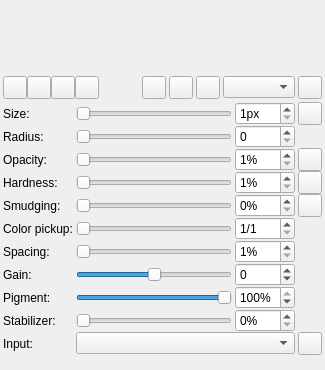
<?xml version="1.0" encoding="UTF-8"?>
<ui version="4.0">
 <class>BrushDock</class>
 <widget class="QWidget" name="BrushDock">
  <property name="geometry">
   <rect>
    <x>0</x>
    <y>0</y>
    <width>325</width>
    <height>370</height>
   </rect>
  </property>
  <layout class="QVBoxLayout">
   <property name="spacing">
    <number>3</number>
   </property>
   <property name="leftMargin">
    <number>3</number>
   </property>
   <property name="topMargin">
    <number>3</number>
   </property>
   <property name="rightMargin">
    <number>3</number>
   </property>
   <property name="bottomMargin">
    <number>3</number>
   </property>
   <item>
    <widget class="widgets::BrushPreview" name="preview">
     <property name="sizePolicy">
      <sizepolicy hsizetype="Expanding" vsizetype="Fixed">
       <horstretch>0</horstretch>
       <verstretch>0</verstretch>
      </sizepolicy>
     </property>
     <property name="minimumSize">
      <size>
       <width>0</width>
       <height>70</height>
      </size>
     </property>
     <property name="maximumSize">
      <size>
       <width>16777215</width>
       <height>128</height>
      </size>
     </property>
    </widget>
   </item>
   <item>
    <layout class="QHBoxLayout">
     <item>
      <widget class="QWidget" name="brushTypeContainer" native="true">
       <layout class="QHBoxLayout">
        <property name="spacing">
         <number>0</number>
        </property>
        <property name="leftMargin">
         <number>0</number>
        </property>
        <property name="topMargin">
         <number>0</number>
        </property>
        <property name="rightMargin">
         <number>0</number>
        </property>
        <property name="bottomMargin">
         <number>0</number>
        </property>
        <item>
         <widget class="widgets::GroupedToolButton" name="hardedgeMode">
          <property name="toolTip">
           <string>Pixel brush</string>
          </property>
          <property name="icon">
           <iconset theme="drawpile_pixelround">
            <normaloff>theme:drawpile_pixelround.svg</normaloff>theme:drawpile_pixelround.svg</iconset>
          </property>
          <property name="checkable">
           <bool>true</bool>
          </property>
          <property name="autoExclusive">
           <bool>true</bool>
          </property>
          <property name="groupPosition">
           <enum>widgets::GroupedToolButton::GroupLeft</enum>
          </property>
         </widget>
        </item>
        <item>
         <widget class="widgets::GroupedToolButton" name="squareMode">
          <property name="toolTip">
           <string>Square pixel brush</string>
          </property>
          <property name="icon">
           <iconset theme="drawpile_square">
            <normaloff>theme:drawpile_square.svg</normaloff>theme:drawpile_square.svg</iconset>
          </property>
          <property name="checkable">
           <bool>true</bool>
          </property>
          <property name="autoExclusive">
           <bool>true</bool>
          </property>
          <property name="groupPosition">
           <enum>widgets::GroupedToolButton::GroupCenter</enum>
          </property>
         </widget>
        </item>
        <item>
         <widget class="widgets::GroupedToolButton" name="softedgeMode">
          <property name="toolTip">
           <string>Brush</string>
          </property>
          <property name="icon">
           <iconset theme="drawpile_round">
            <normaloff>theme:drawpile_round.svg</normaloff>theme:drawpile_round.svg</iconset>
          </property>
          <property name="checkable">
           <bool>true</bool>
          </property>
          <property name="autoExclusive">
           <bool>true</bool>
          </property>
          <property name="groupPosition">
           <enum>widgets::GroupedToolButton::GroupCenter</enum>
          </property>
         </widget>
        </item>
        <item>
         <widget class="widgets::GroupedToolButton" name="mypaintMode">
          <property name="toolTip">
           <string>MyPaint Brush</string>
          </property>
          <property name="icon">
           <iconset theme="draw-brush">
            <normaloff>theme:draw-brush.svg</normaloff>theme:draw-brush.svg</iconset>
          </property>
          <property name="checkable">
           <bool>true</bool>
          </property>
          <property name="autoExclusive">
           <bool>true</bool>
          </property>
          <property name="groupPosition">
           <enum>widgets::GroupedToolButton::GroupRight</enum>
          </property>
         </widget>
        </item>
       </layout>
      </widget>
     </item>
     <item>
      <spacer>
       <property name="orientation">
        <enum>Qt::Horizontal</enum>
       </property>
       <property name="sizeHint" stdset="0">
        <size>
         <width>20</width>
         <height>20</height>
        </size>
       </property>
      </spacer>
     </item>
     <item>
      <widget class="widgets::GroupedToolButton" name="modeColorpick">
       <property name="toolTip">
        <string>Pick initial color from layer</string>
       </property>
       <property name="icon">
        <iconset theme="color-picker">
         <normaloff>theme:color-picker.svg</normaloff>theme:color-picker.svg</iconset>
       </property>
       <property name="checkable">
        <bool>true</bool>
       </property>
      </widget>
     </item>
     <item>
      <widget class="widgets::GroupedToolButton" name="modeLockAlpha">
       <property name="toolTip">
        <string>Lock alpha (recolor mode)</string>
       </property>
       <property name="icon">
        <iconset theme="object-locked">
         <normaloff>theme:object-locked.svg</normaloff>theme:object-locked.svg</iconset>
       </property>
       <property name="checkable">
        <bool>true</bool>
       </property>
      </widget>
     </item>
     <item>
      <widget class="widgets::GroupedToolButton" name="modeEraser">
       <property name="toolTip">
        <string>Eraser mode</string>
       </property>
       <property name="icon">
        <iconset theme="draw-eraser">
         <normaloff>theme:draw-eraser.svg</normaloff>theme:draw-eraser.svg</iconset>
       </property>
       <property name="checkable">
        <bool>true</bool>
       </property>
      </widget>
     </item>
     <item>
      <widget class="QComboBox" name="blendmode"/>
     </item>
     <item>
      <widget class="widgets::GroupedToolButton" name="modeIncremental">
       <property name="toolTip">
        <string>Direct drawing mode</string>
       </property>
       <property name="icon">
        <iconset theme="drawpile_incremental_mode">
         <normaloff>theme:drawpile_incremental_mode.svg</normaloff>theme:drawpile_incremental_mode.svg</iconset>
       </property>
       <property name="checkable">
        <bool>true</bool>
       </property>
      </widget>
     </item>
    </layout>
   </item>
   <item>
    <layout class="QGridLayout">
     <property name="horizontalSpacing">
      <number>3</number>
     </property>
     <property name="verticalSpacing">
      <number>0</number>
     </property>
     <item row="4" column="3">
      <widget class="widgets::GroupedToolButton" name="pressureSmudging">
       <property name="toolTip">
        <string>Pressure sensitivity</string>
       </property>
       <property name="icon">
        <iconset theme="draw-brush">
         <normaloff>theme:draw-brush.svg</normaloff>theme:draw-brush.svg</iconset>
       </property>
       <property name="checkable">
        <bool>true</bool>
       </property>
      </widget>
     </item>
     <item row="3" column="3">
      <widget class="widgets::GroupedToolButton" name="pressureHardness">
       <property name="toolTip">
        <string>Pressure sensitivity</string>
       </property>
       <property name="icon">
        <iconset theme="draw-brush">
         <normaloff>theme:draw-brush.svg</normaloff>theme:draw-brush.svg</iconset>
       </property>
       <property name="checkable">
        <bool>true</bool>
       </property>
      </widget>
     </item>
     <item row="0" column="0">
      <widget class="QLabel" name="brushsizeLabel">
       <property name="text">
        <string>Size:</string>
       </property>
      </widget>
     </item>
     <item row="7" column="0">
      <widget class="QLabel" name="gainLabel">
       <property name="text">
        <string>Gain:</string>
       </property>
      </widget>
     </item>
     <item row="9" column="0">
      <widget class="QLabel" name="slowTrackingLabel">
       <property name="text">
        <string>Stabilizer:</string>
       </property>
      </widget>
     </item>
     <item row="4" column="2">
      <widget class="QSpinBox" name="smudgingBox">
       <property name="suffix">
        <string>%</string>
       </property>
       <property name="minimum">
        <number>0</number>
       </property>
       <property name="maximum">
        <number>100</number>
       </property>
       <property name="value">
        <number>0</number>
       </property>
      </widget>
     </item>
     <item row="8" column="2">
      <widget class="QSpinBox" name="paintModeBox">
       <property name="suffix">
        <string>%</string>
       </property>
       <property name="maximum">
        <number>100</number>
       </property>
       <property name="value">
        <number>100</number>
       </property>
      </widget>
     </item>
     <item row="3" column="0">
      <widget class="QLabel" name="hardnessLabel">
       <property name="text">
        <string>Hardness:</string>
       </property>
      </widget>
     </item>
     <item row="3" column="2">
      <widget class="QSpinBox" name="hardnessBox">
       <property name="suffix">
        <string>%</string>
       </property>
       <property name="minimum">
        <number>1</number>
       </property>
       <property name="maximum">
        <number>100</number>
       </property>
      </widget>
     </item>
     <item row="0" column="1">
      <widget class="QSlider" name="brushsizeSlider">
       <property name="minimum">
        <number>1</number>
       </property>
       <property name="maximum">
        <number>128</number>
       </property>
       <property name="orientation">
        <enum>Qt::Horizontal</enum>
       </property>
      </widget>
     </item>
     <item row="6" column="0">
      <widget class="QLabel" name="brushspacingLabel">
       <property name="text">
        <string>Spacing:</string>
       </property>
      </widget>
     </item>
     <item row="5" column="2">
      <widget class="QSpinBox" name="colorpickupBox">
       <property name="prefix">
        <string>1/</string>
       </property>
       <property name="minimum">
        <number>1</number>
       </property>
       <property name="maximum">
        <number>32</number>
       </property>
      </widget>
     </item>
     <item row="7" column="2">
      <widget class="QSpinBox" name="gainBox">
       <property name="minimum">
        <number>-180</number>
       </property>
       <property name="maximum">
        <number>180</number>
       </property>
       <property name="value">
        <number>0</number>
       </property>
      </widget>
     </item>
     <item row="2" column="0">
      <widget class="QLabel">
       <property name="text">
        <string>Opacity:</string>
       </property>
      </widget>
     </item>
     <item row="2" column="2">
      <widget class="QSpinBox" name="opacityBox">
       <property name="suffix">
        <string>%</string>
       </property>
       <property name="minimum">
        <number>1</number>
       </property>
       <property name="maximum">
        <number>100</number>
       </property>
      </widget>
     </item>
     <item row="6" column="2">
      <widget class="QSpinBox" name="brushspacingBox">
       <property name="suffix">
        <string>%</string>
       </property>
       <property name="minimum">
        <number>1</number>
       </property>
       <property name="maximum">
        <number>999</number>
       </property>
      </widget>
     </item>
     <item row="2" column="1">
      <widget class="QSlider" name="brushopacity">
       <property name="minimum">
        <number>1</number>
       </property>
       <property name="maximum">
        <number>100</number>
       </property>
       <property name="orientation">
        <enum>Qt::Horizontal</enum>
       </property>
      </widget>
     </item>
     <item row="9" column="1">
      <widget class="QSlider" name="slowTrackingSlider">
       <property name="maximum">
        <number>100</number>
       </property>
       <property name="orientation">
        <enum>Qt::Horizontal</enum>
       </property>
      </widget>
     </item>
     <item row="6" column="1">
      <widget class="QSlider" name="brushspacingSlider">
       <property name="minimum">
        <number>1</number>
       </property>
       <property name="maximum">
        <number>50</number>
       </property>
       <property name="orientation">
        <enum>Qt::Horizontal</enum>
       </property>
      </widget>
     </item>
     <item row="5" column="1">
      <widget class="QSlider" name="colorpickup">
       <property name="minimum">
        <number>1</number>
       </property>
       <property name="maximum">
        <number>32</number>
       </property>
       <property name="orientation">
        <enum>Qt::Horizontal</enum>
       </property>
      </widget>
     </item>
     <item row="0" column="3">
      <widget class="widgets::GroupedToolButton" name="pressureSize">
       <property name="toolTip">
        <string>Pressure sensitivity</string>
       </property>
       <property name="icon">
        <iconset theme="draw-brush">
         <normaloff>theme:draw-brush.svg</normaloff>theme:draw-brush.svg</iconset>
       </property>
       <property name="checkable">
        <bool>true</bool>
       </property>
      </widget>
     </item>
     <item row="8" column="0">
      <widget class="QLabel" name="paintModeLabel">
       <property name="text">
        <string>Pigment:</string>
       </property>
      </widget>
     </item>
     <item row="2" column="3">
      <widget class="widgets::GroupedToolButton" name="pressureOpacity">
       <property name="toolTip">
        <string>Pressure sensitivity</string>
       </property>
       <property name="icon">
        <iconset theme="draw-brush">
         <normaloff>theme:draw-brush.svg</normaloff>theme:draw-brush.svg</iconset>
       </property>
       <property name="checkable">
        <bool>true</bool>
       </property>
      </widget>
     </item>
     <item row="10" column="1" colspan="2">
      <widget class="QComboBox" name="inputPreset"/>
     </item>
     <item row="3" column="1">
      <widget class="QSlider" name="brushhardness">
       <property name="minimum">
        <number>1</number>
       </property>
       <property name="maximum">
        <number>100</number>
       </property>
       <property name="orientation">
        <enum>Qt::Horizontal</enum>
       </property>
      </widget>
     </item>
     <item row="7" column="1">
      <widget class="QSlider" name="gainSlider">
       <property name="minimum">
        <number>-180</number>
       </property>
       <property name="maximum">
        <number>180</number>
       </property>
       <property name="orientation">
        <enum>Qt::Horizontal</enum>
       </property>
      </widget>
     </item>
     <item row="4" column="1">
      <widget class="QSlider" name="brushsmudging">
       <property name="minimum">
        <number>0</number>
       </property>
       <property name="maximum">
        <number>100</number>
       </property>
       <property name="value">
        <number>0</number>
       </property>
       <property name="orientation">
        <enum>Qt::Horizontal</enum>
       </property>
      </widget>
     </item>
     <item row="8" column="1">
      <widget class="QSlider" name="paintModeSlider">
       <property name="maximum">
        <number>100</number>
       </property>
       <property name="value">
        <number>100</number>
       </property>
       <property name="orientation">
        <enum>Qt::Horizontal</enum>
       </property>
      </widget>
     </item>
     <item row="4" column="0">
      <widget class="QLabel" name="smudgingLabel">
       <property name="text">
        <string>Smudging:</string>
       </property>
      </widget>
     </item>
     <item row="0" column="2">
      <widget class="QSpinBox" name="brushsizeBox">
       <property name="suffix">
        <string>px</string>
       </property>
       <property name="minimum">
        <number>1</number>
       </property>
       <property name="maximum">
        <number>255</number>
       </property>
      </widget>
     </item>
     <item row="10" column="0">
      <widget class="QLabel">
       <property name="text">
        <string>Input:</string>
       </property>
      </widget>
     </item>
     <item row="9" column="2">
      <widget class="QSpinBox" name="slowTrackingBox">
       <property name="suffix">
        <string>%</string>
       </property>
       <property name="maximum">
        <number>100</number>
       </property>
      </widget>
     </item>
     <item row="5" column="0">
      <widget class="QLabel" name="colorpickupLabel">
       <property name="text">
        <string>Color pickup:</string>
       </property>
      </widget>
     </item>
     <item row="10" column="3">
      <widget class="widgets::GroupedToolButton" name="configureInput">
       <property name="toolTip">
        <string>Configure input presets</string>
       </property>
       <property name="icon">
        <iconset theme="configure">
         <normaloff>theme:configure.svg</normaloff>theme:configure.svg</iconset>
       </property>
      </widget>
     </item>
     <item row="1" column="0">
      <widget class="QLabel" name="radiusLogarithmicLabel">
       <property name="text">
        <string>Radius:</string>
       </property>
      </widget>
     </item>
     <item row="1" column="1">
      <widget class="QSlider" name="radiusLogarithmicSlider">
       <property name="maximum">
        <number>800</number>
       </property>
       <property name="orientation">
        <enum>Qt::Horizontal</enum>
       </property>
      </widget>
     </item>
     <item row="1" column="2">
      <widget class="QSpinBox" name="radiusLogarithmicBox">
       <property name="maximum">
        <number>800</number>
       </property>
      </widget>
     </item>
    </layout>
   </item>
   <item>
    <spacer>
     <property name="orientation">
      <enum>Qt::Vertical</enum>
     </property>
     <property name="sizeHint" stdset="0">
      <size>
       <width>20</width>
       <height>0</height>
      </size>
     </property>
    </spacer>
   </item>
  </layout>
 </widget>
 <customwidgets>
  <customwidget>
   <class>widgets::BrushPreview</class>
   <extends>QFrame</extends>
   <header>desktop/widgets/brushpreview.h</header>
   <container>1</container>
  </customwidget>
  <customwidget>
   <class>widgets::GroupedToolButton</class>
   <extends>QToolButton</extends>
   <header>desktop/widgets/groupedtoolbutton.h</header>
  </customwidget>
 </customwidgets>
 <resources/>
 <connections>
  <connection>
   <sender>brushsizeSlider</sender>
   <signal>valueChanged(int)</signal>
   <receiver>brushsizeBox</receiver>
   <slot>setValue(int)</slot>
   <hints>
    <hint type="sourcelabel">
     <x>223</x>
     <y>189</y>
    </hint>
    <hint type="destinationlabel">
     <x>273</x>
     <y>182</y>
    </hint>
   </hints>
  </connection>
  <connection>
   <sender>brushsizeBox</sender>
   <signal>valueChanged(int)</signal>
   <receiver>brushsizeSlider</receiver>
   <slot>setValue(int)</slot>
   <hints>
    <hint type="sourcelabel">
     <x>263</x>
     <y>190</y>
    </hint>
    <hint type="destinationlabel">
     <x>229</x>
     <y>192</y>
    </hint>
   </hints>
  </connection>
  <connection>
   <sender>brushopacity</sender>
   <signal>valueChanged(int)</signal>
   <receiver>opacityBox</receiver>
   <slot>setValue(int)</slot>
   <hints>
    <hint type="sourcelabel">
     <x>194</x>
     <y>245</y>
    </hint>
    <hint type="destinationlabel">
     <x>304</x>
     <y>231</y>
    </hint>
   </hints>
  </connection>
  <connection>
   <sender>opacityBox</sender>
   <signal>valueChanged(int)</signal>
   <receiver>brushopacity</receiver>
   <slot>setValue(int)</slot>
   <hints>
    <hint type="sourcelabel">
     <x>260</x>
     <y>241</y>
    </hint>
    <hint type="destinationlabel">
     <x>202</x>
     <y>244</y>
    </hint>
   </hints>
  </connection>
  <connection>
   <sender>brushhardness</sender>
   <signal>valueChanged(int)</signal>
   <receiver>hardnessBox</receiver>
   <slot>setValue(int)</slot>
   <hints>
    <hint type="sourcelabel">
     <x>213</x>
     <y>293</y>
    </hint>
    <hint type="destinationlabel">
     <x>295</x>
     <y>281</y>
    </hint>
   </hints>
  </connection>
  <connection>
   <sender>hardnessBox</sender>
   <signal>valueChanged(int)</signal>
   <receiver>brushhardness</receiver>
   <slot>setValue(int)</slot>
   <hints>
    <hint type="sourcelabel">
     <x>290</x>
     <y>287</y>
    </hint>
    <hint type="destinationlabel">
     <x>219</x>
     <y>300</y>
    </hint>
   </hints>
  </connection>
  <connection>
   <sender>brushsmudging</sender>
   <signal>valueChanged(int)</signal>
   <receiver>smudgingBox</receiver>
   <slot>setValue(int)</slot>
   <hints>
    <hint type="sourcelabel">
     <x>206</x>
     <y>347</y>
    </hint>
    <hint type="destinationlabel">
     <x>284</x>
     <y>331</y>
    </hint>
   </hints>
  </connection>
  <connection>
   <sender>smudgingBox</sender>
   <signal>valueChanged(int)</signal>
   <receiver>brushsmudging</receiver>
   <slot>setValue(int)</slot>
   <hints>
    <hint type="sourcelabel">
     <x>253</x>
     <y>343</y>
    </hint>
    <hint type="destinationlabel">
     <x>222</x>
     <y>345</y>
    </hint>
   </hints>
  </connection>
  <connection>
   <sender>colorpickup</sender>
   <signal>valueChanged(int)</signal>
   <receiver>colorpickupBox</receiver>
   <slot>setValue(int)</slot>
   <hints>
    <hint type="sourcelabel">
     <x>214</x>
     <y>369</y>
    </hint>
    <hint type="destinationlabel">
     <x>305</x>
     <y>372</y>
    </hint>
   </hints>
  </connection>
  <connection>
   <sender>colorpickupBox</sender>
   <signal>valueChanged(int)</signal>
   <receiver>colorpickup</receiver>
   <slot>setValue(int)</slot>
   <hints>
    <hint type="sourcelabel">
     <x>278</x>
     <y>385</y>
    </hint>
    <hint type="destinationlabel">
     <x>222</x>
     <y>379</y>
    </hint>
   </hints>
  </connection>
  <connection>
   <sender>brushspacingSlider</sender>
   <signal>valueChanged(int)</signal>
   <receiver>brushspacingBox</receiver>
   <slot>setValue(int)</slot>
   <hints>
    <hint type="sourcelabel">
     <x>229</x>
     <y>409</y>
    </hint>
    <hint type="destinationlabel">
     <x>304</x>
     <y>409</y>
    </hint>
   </hints>
  </connection>
  <connection>
   <sender>brushspacingBox</sender>
   <signal>valueChanged(int)</signal>
   <receiver>brushspacingSlider</receiver>
   <slot>setValue(int)</slot>
   <hints>
    <hint type="sourcelabel">
     <x>279</x>
     <y>411</y>
    </hint>
    <hint type="destinationlabel">
     <x>221</x>
     <y>415</y>
    </hint>
   </hints>
  </connection>
  <connection>
   <sender>gainSlider</sender>
   <signal>valueChanged(int)</signal>
   <receiver>gainBox</receiver>
   <slot>setValue(int)</slot>
   <hints>
    <hint type="sourcelabel">
     <x>154</x>
     <y>275</y>
    </hint>
    <hint type="destinationlabel">
     <x>264</x>
     <y>275</y>
    </hint>
   </hints>
  </connection>
  <connection>
   <sender>gainBox</sender>
   <signal>valueChanged(int)</signal>
   <receiver>gainSlider</receiver>
   <slot>setValue(int)</slot>
   <hints>
    <hint type="sourcelabel">
     <x>264</x>
     <y>275</y>
    </hint>
    <hint type="destinationlabel">
     <x>154</x>
     <y>275</y>
    </hint>
   </hints>
  </connection>
  <connection>
   <sender>paintModeBox</sender>
   <signal>valueChanged(int)</signal>
   <receiver>paintModeSlider</receiver>
   <slot>setValue(int)</slot>
   <hints>
    <hint type="sourcelabel">
     <x>264</x>
     <y>301</y>
    </hint>
    <hint type="destinationlabel">
     <x>154</x>
     <y>301</y>
    </hint>
   </hints>
  </connection>
  <connection>
   <sender>paintModeSlider</sender>
   <signal>valueChanged(int)</signal>
   <receiver>paintModeBox</receiver>
   <slot>setValue(int)</slot>
   <hints>
    <hint type="sourcelabel">
     <x>154</x>
     <y>301</y>
    </hint>
    <hint type="destinationlabel">
     <x>264</x>
     <y>301</y>
    </hint>
   </hints>
  </connection>
  <connection>
   <sender>slowTrackingBox</sender>
   <signal>valueChanged(int)</signal>
   <receiver>slowTrackingSlider</receiver>
   <slot>setValue(int)</slot>
   <hints>
    <hint type="sourcelabel">
     <x>264</x>
     <y>325</y>
    </hint>
    <hint type="destinationlabel">
     <x>154</x>
     <y>325</y>
    </hint>
   </hints>
  </connection>
  <connection>
   <sender>slowTrackingSlider</sender>
   <signal>valueChanged(int)</signal>
   <receiver>slowTrackingBox</receiver>
   <slot>setValue(int)</slot>
   <hints>
    <hint type="sourcelabel">
     <x>154</x>
     <y>325</y>
    </hint>
    <hint type="destinationlabel">
     <x>264</x>
     <y>325</y>
    </hint>
   </hints>
  </connection>
  <connection>
   <sender>radiusLogarithmicBox</sender>
   <signal>valueChanged(int)</signal>
   <receiver>radiusLogarithmicSlider</receiver>
   <slot>setValue(int)</slot>
   <hints>
    <hint type="sourcelabel">
     <x>264</x>
     <y>142</y>
    </hint>
    <hint type="destinationlabel">
     <x>154</x>
     <y>142</y>
    </hint>
   </hints>
  </connection>
  <connection>
   <sender>radiusLogarithmicSlider</sender>
   <signal>valueChanged(int)</signal>
   <receiver>radiusLogarithmicBox</receiver>
   <slot>setValue(int)</slot>
   <hints>
    <hint type="sourcelabel">
     <x>154</x>
     <y>142</y>
    </hint>
    <hint type="destinationlabel">
     <x>264</x>
     <y>142</y>
    </hint>
   </hints>
  </connection>
 </connections>
</ui>
